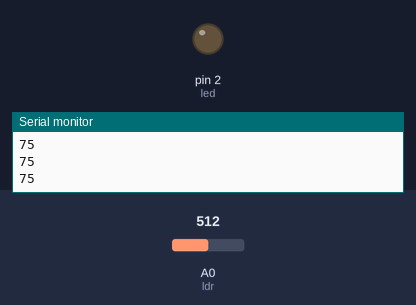
Bench run of a sketch on a simulated Arduino Uno, built with avr-gcc and run on an emulated ATmega328P. Shown: output pins drawn as LEDs (lit = HIGH), the last lines printed to the serial monitor. Inputs (shaded band) come from the test bench; at power-on: A0 (ldr) = 512.

Above: at 1.2 s.
1.3 s: A0 (ldr) set to 350
3.0 s: A0 (ldr) set to 331
At 3.8 s:
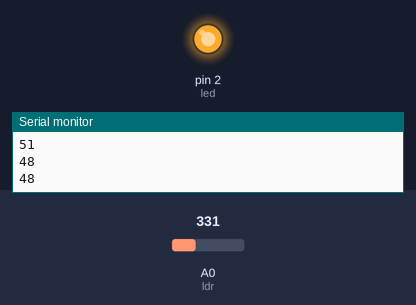
4.8 s: A0 (ldr) set to 511
At 6.3 s:
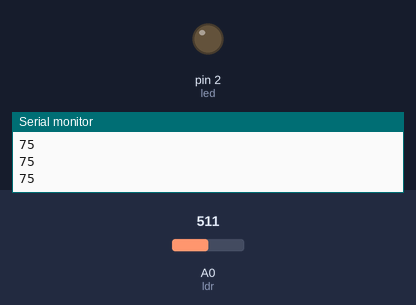
6.6 s: A0 (ldr) set to 306
At 7.9 s:
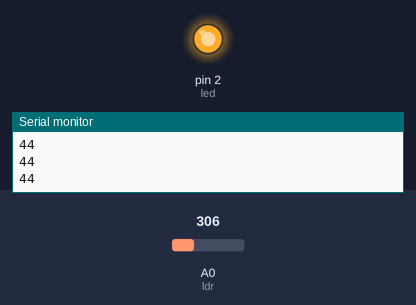
Timing chart, 0 to 9.4 s (numbered marks = the images above; inputs shaded):
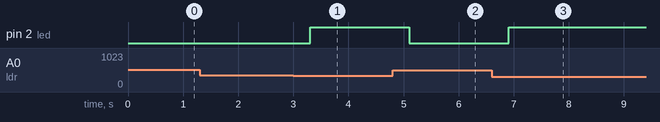

The sketch:

light_dependent_resistor.ino
```cpp
const int ldr = A0;
const int led = 2;
int rLdr;
int knvr;

void setup() {
  Serial.begin(9600);
  pinMode(ldr, INPUT);
  pinMode(led, OUTPUT);
}

void loop() {
  rLdr = analogRead(ldr);
  knvr = map(rLdr,6,679,0,100);
  delay(300);
  Serial.println(knvr);
  if(knvr < 50) {
    digitalWrite(led, HIGH);
  } else {
    digitalWrite(led, LOW);
  }

  /* Advance LDR
  int ldr = map(analogRead(A0),0,60,255,0);
  if(ldr>50) {
    analogWrite(3,ldr);
  } else if(ldr>35 && ldr<=50) {
    analogWrite(3,45);
  } else if(ldr<=35) {
    analogWrite(3,LOW);
  } */
}
```

Measured:
- the behaviour switches between 343 and 342 on A0 (ldr) (found by bisection; images 0 and 1)
- after the input at 3.0 s, pin 2 (led): LOW → HIGH after 0.30 s
- after the input at 4.8 s, pin 2 (led): HIGH → LOW after 0.31 s
- after the input at 6.6 s, pin 2 (led): LOW → HIGH after 0.31 s
